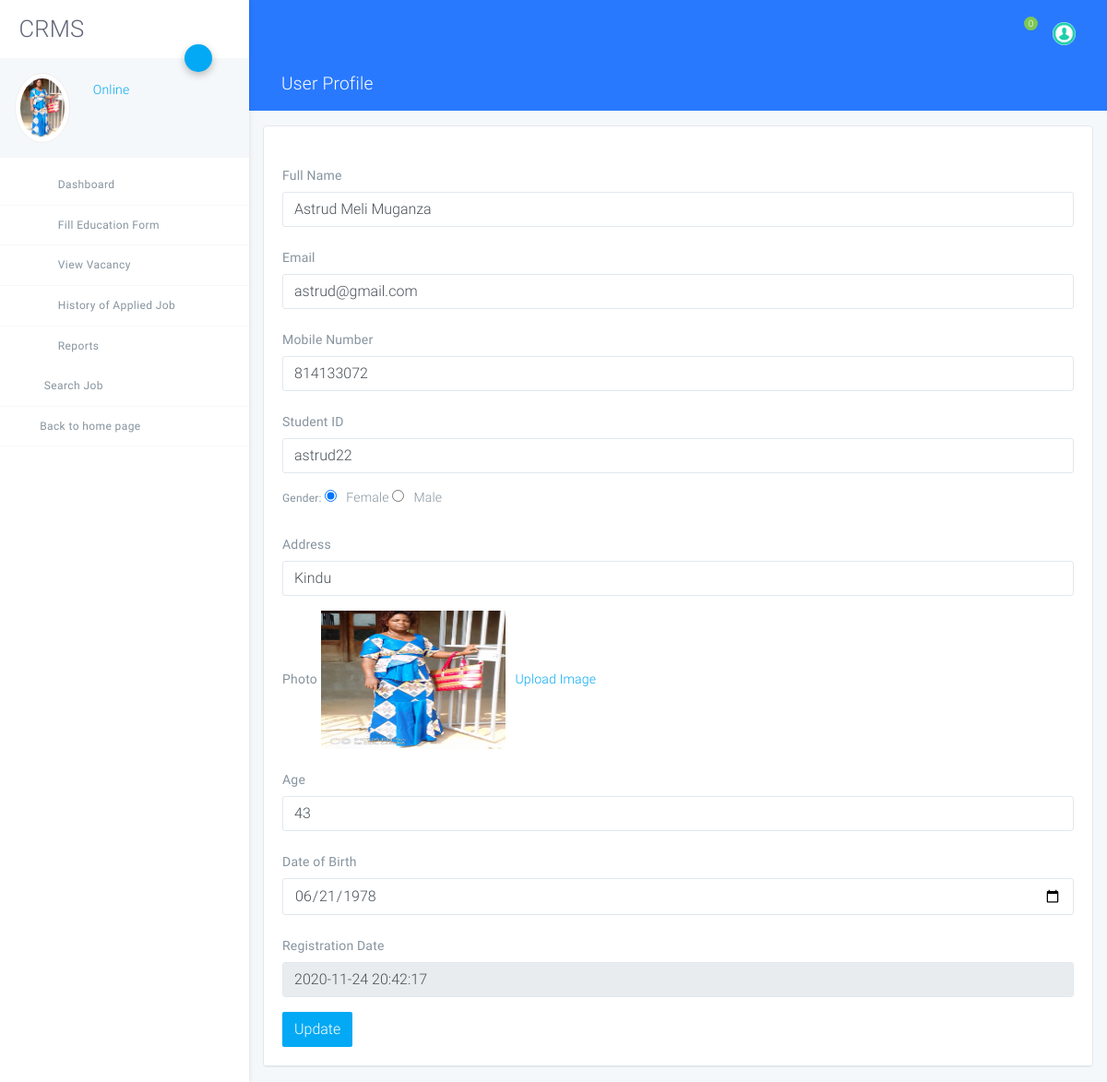
The app's page /user/user-profile.php (signed in) with its own data.
### tables this page shows
CREATE TABLE `tbluser` (
  `ID` int(10) NOT NULL,
  `FullName` varchar(120) DEFAULT NULL,
  `Email` varchar(120) DEFAULT NULL,
  `MobileNumber` bigint(10) DEFAULT NULL,
  `StudentID` varchar(120) DEFAULT NULL,
  `Gender` varchar(120) NOT NULL,
  `Address` mediumtext NOT NULL,
  `Age` int(5) NOT NULL,
  `DOB` varchar(120) NOT NULL,
  `Image` varchar(120) NOT NULL,
  `Password` varchar(120) DEFAULT NULL,
  `UserRegdate` timestamp NULL DEFAULT current_timestamp(),
  `vkey` varchar(45) NOT NULL,
  `Verified` tinyint(1) NOT NULL,
  `Is_Active` int(1) DEFAULT NULL
);

### user/user-profile.php (the view, shortened to what this page needs)
<?php
include('includes/dbconnection.php');
if (strlen($_SESSION['crmsuid']==0)) {
  header('location:logout.php');
  } else{
  ?>
<!DOCTYPE html>
<html lang="zxx">
<head>
    <link rel="stylesheet" href="assets/css/app.css">
</head>
<body class="light">
<div id="app">
<?php include_once('includes/sidebar.php');?>
<?php include_once('includes/header.php');?>
    <div class="page has-sidebar-left">
    <header class="blue accent-3 relative">
        <div class="container-fluid text-white">
            <div class="row p-t-b-10 ">
                <div class="col">
                    <h4>
                        <i class="icon-package"></i>
                        User Profile
                    </h4>
                </div>
            </div>
        </div>
    </header>
    <div class="animatedParent animateOnce">
        <div class="container-fluid my-3">
            <div class="row">
                <div class="col-md-12">
                    <div class="card">
                        <div class="card-body b-b">
                            <form method="post">
  <?php
$uid=$_SESSION['crmsuid'];
$ret=mysqli_query($con,"select * from tbluser where ID='$uid'");
while ($row=mysqli_fetch_array($ret)) {
?>
                                <div class="form-row">
                                    <div class="form-group col-md-12">
                                        <label for="inputEmail4" class="col-form-label">Full Name</label>
                                        <input type="text" class="form-control" id="fullname" name="fullname" value="<?php  echo $row['FullName'];?>" required='true'>
                                    </div>
                                    <div class="form-group col-md-12">
                                        <label for="inputPassword4" class="col-form-label">Email</label>
                                        <input type="text" id="email" name="email" class="form-control" value="<?php  echo $row['Email'];?>" required='true'>
                                    </div>
                                </div>
                                <div class="form-group">
                                    <label for="inputAddress" class="col-form-label">Mobile Number</label>
                                    <input type="text" id="mobilenumber" name="mobilenumber" class="form-control" value="<?php  echo $row['MobileNumber'];?>" required='true'>
                                </div>
                                <div class="form-group">
                                    <label for="inputAddress" class="col-form-label">Student ID</label>
                                    <input type="text" id="stuid" name="stuid" class="form-control" value="<?php  echo $row['StudentID'];?>" required='true'>
                                </div>
                                <div class="form-group">
              <label class="control-label">Gender: </label>
              <?php  if($row['Gender']=="Female"){ ?>
              <input type="radio" name="gender" id="gender" value="Female" checked="true">Female
              <input type="radio" name="gender" id="gender" value="male">Male
             <?php } ?>
            </div>
            <div class="form-group">
                                    <label for="inputAddress" class="col-form-label">Address</label>
                                    <input type="text" id="add" name="add" class="form-control" value="<?php  echo $row['Address'];?>"  required='true'>
                                </div>
                                <div class="form-group">
                                    <label for="inputAddress2" class="col-form-label">Photo</label>
                                    <img src="images/<?php echo $row['Image'];?>" width="200" height="150" value="<?php  echo $row['Image'];?>"><a href="changeimage.php?editid=<?php echo $row['ID'];?>"> &nbsp; Upload Image</a>
                                </div>
                                <div class="form-group">
                                    <label for="inputAddress2" class="col-form-label">Age</label>
                                    <input type="text" id="age" name="age" class="form-control" value="<?php  echo $row['Age'];?>"  required='true'>
                                </div>
                                <div class="form-group">
                                    <label for="inputAddress2" class="col-form-label">Date of Birth</label>
                                    <input type="date" id="dob" name="dob" class="form-control" value="<?php  echo $row['DOB'];?>"  required='true'>
                                </div>
                                <div class="form-group">
                                    <label for="inputAddress2" class="col-form-label">Registration Date</label>
                                    <input type="text" id="" name="" class="form-control" value="<?php  echo $row['UserRegdate'];?>"  readonly='true'>
                                </div>
                               <?php } ?>
                                <button type="submit" name="submit" class="btn btn-primary">Update</button>
                            </form>
                        </div>
                    </div>
                </div>
            </div>
        </div>
    </div>
</div>
</div>
</body>
</html>
<?php } ?>

### user/includes/sidebar.php (shortened to what this page needs)
<aside class="main-sidebar fixed offcanvas shadow">
    <section class="sidebar">
        <div class="w-80px mt-3 mb-3 ml-3">
<h2 align="center">CRMS</h2>
        </div>
        <div class="relative">
            <a data-toggle="collapse" href="#userSettingsCollapse" role="button" aria-expanded="false"
               aria-controls="userSettingsCollapse" class="btn-fab btn-fab-sm fab-right fab-top btn-primary shadow1 ">
                <i class="icon icon-cogs"></i>
            </a>
            <div class="user-panel p-3 light mb-2">
                <div>
<?php
$uid=$_SESSION['crmsuid'];
$ret=mysqli_query($con,"select FullName,Image from tbluser where ID='$uid'");
$row=mysqli_fetch_array($ret);
$name=$row['FullName'];
$pimage=$row['Image'];
?>
                    <div class="float-left image">
<img class="user_avatar" src="images/<?php echo $pimage;?>" alt="<?php echo $name;?>">
                    </div>
                    <div class="float-left info">
                        <a href="user-profile.php"><i class="icon-circle text-primary blink"></i> Online</a>
                    </div>
                </div>
                <div class="clearfix"></div>
            </div>
        </div>
        <ul class="sidebar-menu">
            <li class="treeview"><a href="dashboard.php">
                <i class="icon icon-sailing-boat-water purple-text s-18"></i> <span>Dashboard</span>
            </a>
            </li>
            <li class="treeview"><a href="#">
                <i class="icon icon icon-package blue-text s-18"></i>
                <span>Fill Education Form</span>
            </a>
            </li>
            <li class="treeview"><a href="view-vacancy.php">
                <i class="icon icon-documents3 text-red s-18"></i>
                <span>View Vacancy</span>
            </a>
            </li>
            <li class="treeview"><a href="histroy-applied-job.php">
                <i class="icon icon-bar-chart2 pink-text s-18"></i>
                <span>History of Applied Job</span>
            </a>
            </li>
            <li class="treeview no-b"><a href="#">
                <i class="icon icon-package light-green-text s-18"></i>
                <span>Reports</span>
            </a>
            </li>
            <li class="treeview"><a href="search-job.php">
                <i class="icon-search3 light-green-text s-18"></i>
                <span>Search Job</span>
            </a>
            </li>
<li class="treeview"><a href="../index.php">
                <i class="icon-long-arrow-left"></i>
                <span>Back to home page</span>
            </a>
            </li>
        </ul>
    </section>
</aside>

### records on screen
tbluser: Image (picture), fullname "Astrud Meli Muganza", email "astrud@gmail.com", mobilenumber "814133072", stuid "astrud22", add "Kindu", age "43", dob "06/21/1978", UserRegdate "2020-11-24 20:42:17"

### other values on screen
$count "0"
